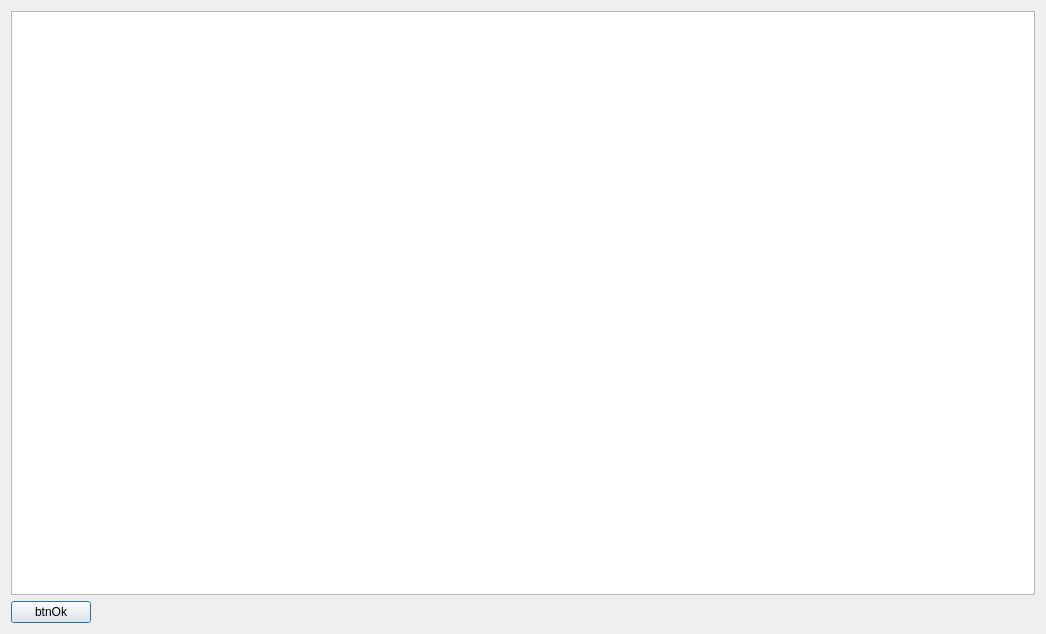
<?xml version="1.0" encoding="UTF-8"?>
<ui version="4.0">
 <class>FileShowClassClass</class>
 <widget class="QDialog" name="FileShowClassClass">
  <property name="geometry">
   <rect>
    <x>0</x>
    <y>0</y>
    <width>1046</width>
    <height>634</height>
   </rect>
  </property>
  <property name="windowTitle">
   <string>FileShowClass</string>
  </property>
  <layout class="QVBoxLayout" name="verticalLayout">
   <item>
    <widget class="QTextEdit" name="memFile">
     <property name="font">
      <font>
       <family>Courier New</family>
       <pointsize>11</pointsize>
      </font>
     </property>
    </widget>
   </item>
   <item>
    <layout class="QHBoxLayout" name="horizontalLayout">
     <item>
      <widget class="QPushButton" name="btnOk">
       <property name="text">
        <string>btnOk</string>
       </property>
      </widget>
     </item>
     <item>
      <spacer name="horizontalSpacer">
       <property name="orientation">
        <enum>Qt::Horizontal</enum>
       </property>
       <property name="sizeHint" stdset="0">
        <size>
         <width>40</width>
         <height>20</height>
        </size>
       </property>
      </spacer>
     </item>
    </layout>
   </item>
  </layout>
 </widget>
 <layoutdefault spacing="6" margin="11"/>
 <resources/>
 <connections/>
</ui>
